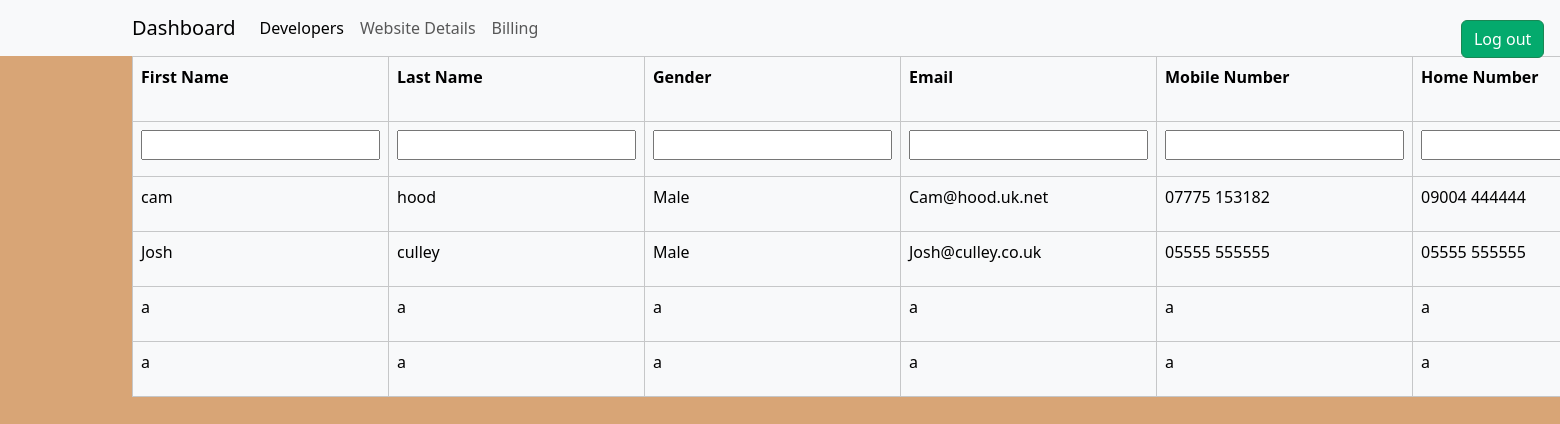
/Developers, run on the app's committed database.
### WebDev/models.py (models this page shows, shortened)
class Developers(models.Model):
  DeveloperID = models.BigAutoField(auto_created=True, primary_key=True, blank=False, unique=True)
  FirstName = models.CharField(max_length=255, blank=False)
  LastName = models.CharField(max_length=255, blank=False)
  Gender = models.CharField(max_length=255, null=True)
  Email = models.CharField(max_length=255, blank=False )
  MobileNumber = models.CharField(max_length=255, blank=False)
  HomeNumber = models.CharField(max_length=255, null=True)

### WebDev/views.py (the view, shortened to what this page needs)
# urls.py: path('Developers', views.devs, name ='devs'),                            # dev page
def devs(request):
    context ={}
    form = dev_form()
    developers = Developers.objects.all()
    context['developers'] = developers
    context['form'] = form
    return render(request, 'WebDev/developers.html', context)

### WebDev/forms.py
class dev_form(forms.ModelForm):
    class Meta:
        model=Developers
        fields=['DeveloperID', 'FirstName', 'LastName', 'Gender', 'Email', 'MobileNumber', 'HomeNumber']

### WebDev/templates/WebDev/developers.html (shortened to what this page needs)
<!DOCTYPE html>
{% extends 'WebDev/base.html' %}
{% load static %}
{% block content %}
<head>
</head>
<a href="{% url 'home' %}" class="btn btn-success" style="position:absolute; right: 1%; top:1%; color: #ffffff;  background-color: #04AA6D;">Log out</a>
 <form method="post" action="{%url 'devs' %}">
<table class = "table table-bordered table-light">
    <tr><th>First Name</th><th>Last Name</th><th>Gender</th><th>Email</th><th>Mobile Number</th><th>Home Number</th><th>Employee ID</th><th>##############</th></tr>
    {% if not form.instance.DeveloperID %}
    <tr>
        {%include 'Webdev/dev_save.html' %}
    </tr>
    {% endif %}
    {% for x in developers %}
        <tr>
            {% if form.instance.DeveloperID == x.DeveloperID %}
            {%include 'Webdev/dev_save.html' %}
            {% else %}
            <td>{{x.FirstName}}</td>
            <td>{{x.LastName}}</td>
            <td>{{x.Gender}}</td>
            <td>{{x.Email}}</td>
            <td>{{x.MobileNumber}}</td>
            <td>{{x.HomeNumber}}</td>
            {% endif %}
        </tr>
    {% endfor %}
    </table>
</form>
{% endblock %}

### data on the page
Developers: FirstName "cam", LastName "hood", Gender "Male", Email "Cam@hood.uk.net", MobileNumber "07775 153182", HomeNumber "09004 444444"
Developers: FirstName "Josh", LastName "culley", Gender "Male", Email "Josh@culley.co.uk", MobileNumber "05555 555555", HomeNumber "05555 555555"
Developers: FirstName "a", LastName "a", Gender "a", Email "a", MobileNumber "a", HomeNumber "a"
Developers: FirstName "a", LastName "a", Gender "a", Email "a", MobileNumber "a", HomeNumber "a"
